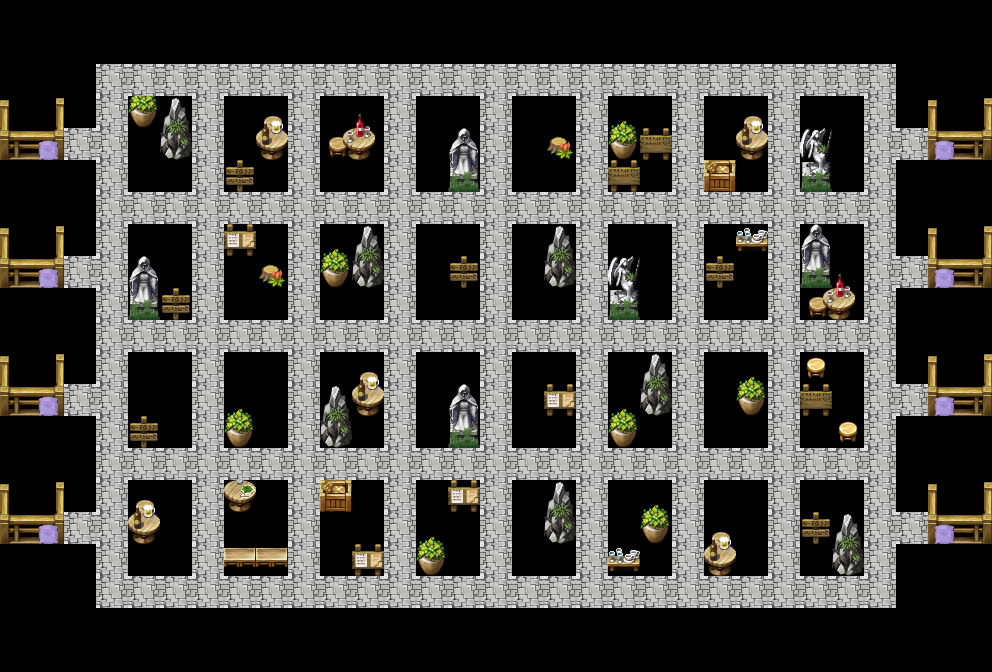

The image is a tile-based game level rendered from a .tmx file. Its description and source (layers, tilesets, objects; grid data summarised) follow:
An orthogonal 31x21 tile map with 32x32 px tiles, 10 tile layers (Tile Layer 1, way, dog, cat, ...) and 1 object (SpawnPoint).

<map version="1.0" orientation="orthogonal" width="31" height="21" tilewidth="32" tileheight="32">
 <tileset firstgid="1" name="tile" tilewidth="32" tileheight="32">
  <image source="Tile/tile.png" width="256" height="256" />
  <tile id="33">
   <properties>
    <property name="way" value="YES" />
   </properties>
  </tile>
 </tileset>
 <layer name="Tile Layer 1" width="31" height="21">
  <data>[651 cells, 82 non-empty, 23 distinct tile ids]</data>
 </layer>
 <layer name="way" width="31" height="21">
  <data>[651 cells, 273 non-empty, 5 distinct tile ids]</data>
 </layer>
 <layer name="dog" width="31" height="21">
  <data>[651 cells, 1 non-empty, 1 distinct tile ids]</data>
 </layer>
 <layer name="cat" width="31" height="21">
  <data>[651 cells, 1 non-empty, 1 distinct tile ids]</data>
 </layer>
 <layer name="sheep" width="31" height="21">
  <data>[651 cells, 1 non-empty, 1 distinct tile ids]</data>
 </layer>
 <layer name="chicken" width="31" height="21">
  <data>[651 cells, 1 non-empty, 1 distinct tile ids]</data>
 </layer>
 <layer name="cow" width="31" height="21">
  <data>[651 cells, 1 non-empty, 1 distinct tile ids]</data>
 </layer>
 <layer name="butterfly" width="31" height="21">
  <data>[651 cells, 1 non-empty, 1 distinct tile ids]</data>
 </layer>
 <layer name="horse" width="31" height="21">
  <data>[651 cells, 1 non-empty, 1 distinct tile ids]</data>
 </layer>
 <layer name="wolf" width="31" height="21">
  <data>[651 cells, 1 non-empty, 1 distinct tile ids]</data>
 </layer>
 <objectgroup name="Object" width="31" height="21">
  <object name="SpawnPoint" x="496" y="336" width="1" height="1" />
 </objectgroup>
</map>